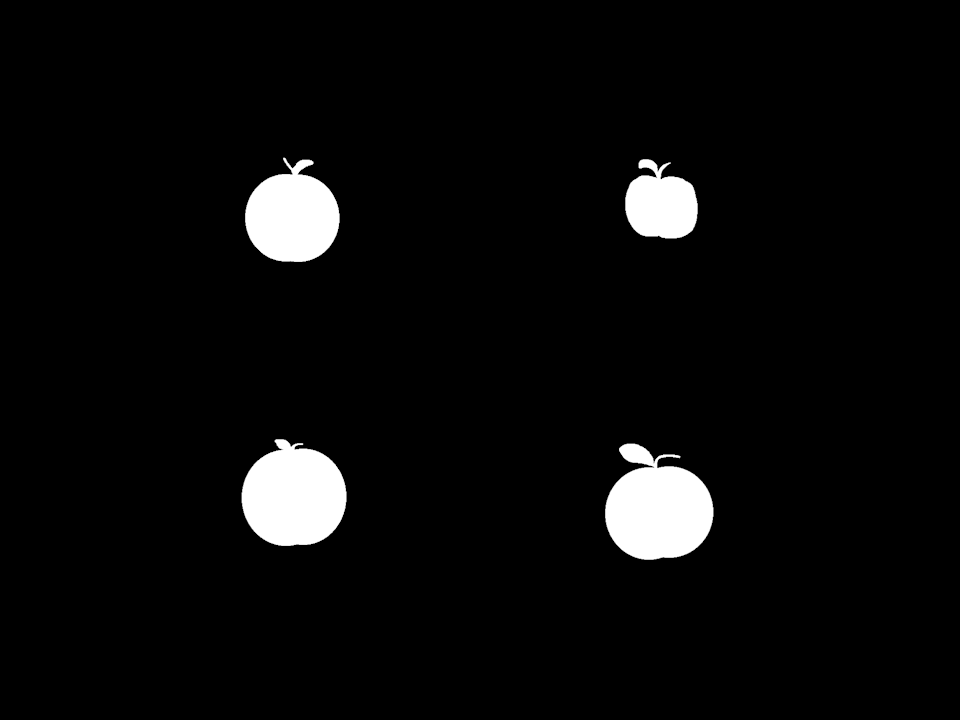
#> input picture Lista 4/data/mpeg7_2/Slide1.png, 960 x 720 px; its folder holds only this picture in this run
$ python l04_e03.py
#> lines starting #> are read from the running program, lines starting #| are printed output that depends on the picture; after the words box and inside, x2 and y2 are one past the last pixel; in counts of white or black regions, pixels touching at a corner belong together
# -*- coding: utf-8 -*-

import numpy as np
from scipy import spatial
import matplotlib.pylab as plt
from sklearn import datasets, metrics
from sklearn import svm, naive_bayes, neighbors, model_selection
from matplotlib.colors import ListedColormap
from scipy import ndimage as ndi
from skimage import data,img_as_float,filters,measure,color,morphology
import imageio
import os

diretorio=os.listdir('data/mpeg7_2/')
print(diretorio)
print("________")
im=[]
imdata=[]
imtarget=[]
i=0
tg=0
F=np.array([])
for imagem in diretorio:
    print(imagem)
    img=imageio.imread('data/mpeg7_2/'+imagem)
#> img is the input picture: shape (720, 960); min 0, max 255, mean 10.4
    img=img_as_float(img)
    im_mf = ndi.filters.median_filter(img, size=3)
    val1 = 0.9
    im_bw = im_mf <= val1
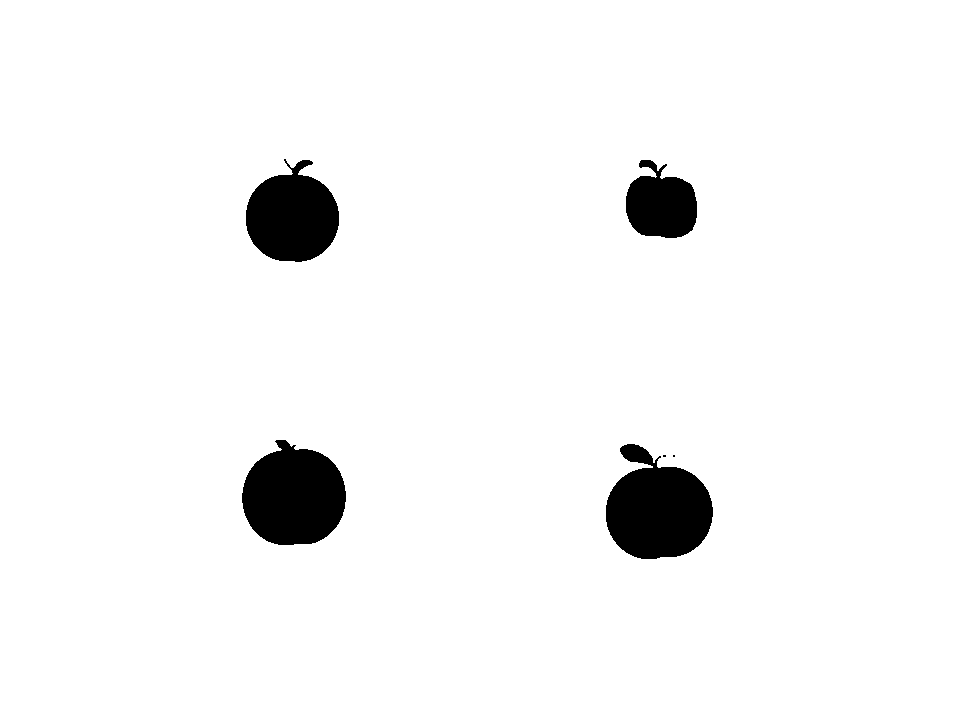
#> im_bw: shape (720, 960) bool; 96% white; 6 black regions (2 under 20 px), largest, box (x1, y1, x2, y2) and area: (606, 444, 713, 559) 8536, (242, 440, 346, 545) 8235, (246, 159, 339, 262) 6741, (626, 160, 697, 238) 3958
    se = np.ones([3,3])
    im_ml = morphology.binary_opening(im_bw, se)
#> im_ml: shape (720, 960) bool; 96% white; 5 black regions (1 under 20 px), largest, box (x1, y1, x2, y2) and area: (606, 444, 713, 559) 8554, (242, 440, 346, 545) 8239, (246, 159, 339, 262) 6744, (626, 160, 697, 238) 3968
    im_ml = morphology.binary_closing(im_ml, se)
#> im_ml: shape (720, 960) bool; 96% white; 4 black regions, box (x1, y1, x2, y2) and area: (606, 444, 713, 559) 8536, (242, 440, 346, 545) 8235, (246, 160, 339, 262) 6720, (626, 160, 697, 238) 3947
    im_ml = morphology.remove_small_objects(im_ml, 40)
    im_r = measure.label(im_ml, background=0)
#> im_r: shape (720, 960) int32; values 0 (black) and 1 (white), 96% white; 4 black regions
    F = np.array([])
    print (type(F), F.shape)
    props = measure.regionprops(im_r, img)
#> props = 1 regions; box (x1, y1, x2, y2) and area: (0, 0, 960, 720) 663762

    plt.figure()
    plt.imshow(img)
    plt.show()
    print("________")
    im.append(img)
    for imgmini in range(0,im_r.max()):
        F_i = np.array([props[imgmini].area,props[imgmini].eccentricity,props[imgmini].extent,props[imgmini].solidity])

        i=i+1;
        #F=np.array([props[0].area,props[0].eccentricity,props[0].extent,props[0].solidity])
        imdata.append(F_i)
        #imdata.append(np.array([props[0].area,props[0].eccentricity,props[0].extent,props[0].solidity]))
        print(F_i)
        imtarget.append(tg)
#> this loop made 1 pass
#> F_i on pass 1: [663762, 0.662, 0.96, 0.96]
#| [6.63762000e+05 6.62398964e-01 9.60303819e-01 9.60303819e-01]
#> after the loop, i = 1; imdata = [[663762, 0.662, 0.96, 0.96]]; imtarget = [0]
    tg=tg+1


print("\n\ndata")
print(imdata)
#| [array([6.63762000e+05, 6.62398964e-01, 9.60303819e-01, 9.60303819e-01])]
print("\n\ntarget")
print(imtarget)
#| [0]

#print(im)
#print(imagens)


x=imdata
#> x = [[663762, 0.662, 0.96, 0.96]]
y=imtarget
#> y = [0]
'''
x=x[:,[1,3]]
y[y==1]=0
y[y==3]=1
'''
'''
x_treino,x_teste,y_treino,y_teste=model_selection.train_test_split(x,y,test_size=0.25)
print("\n\n x_treino")
print(x_treino)
skf = model_selection.StratifiedKFold(n_splits=4, shuffle=True, random_state=42)
i = 0
for train_index, test_index in skf.split(x, y):
    print('Fold ' + str(i))
    print(train_index)
    x_treino, x_teste = x[train_index], x[test_index]
    y_treino, y_teste = y[train_index], y[test_index]

    print('Índices:')
    print('Treino: ' + str(train_index))
    print('Teste: ' + str(test_index))
    print('\nRótulos:')
    print('Treino: ' + str(y_treino))
    print('Teste: ' + str(y_teste))

    print(x_treino)
    #print(x_teste)
    i=i+1
    print()


'''
#> (the run stopped early here; a loop or call above may not have finished)

$ run again, on Lista 4/data/mpeg7_2/Slide3.png
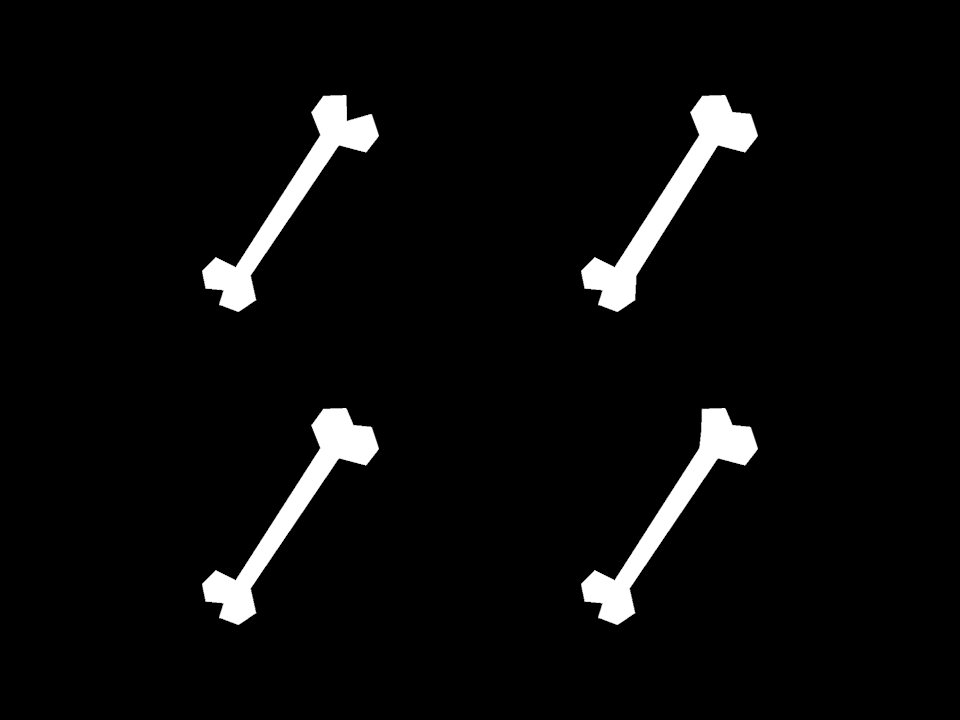
#> input picture Lista 4/data/mpeg7_2/Slide3.png, 960 x 720 px
#> img is the input picture: shape (720, 960); min 0, max 255, mean 10.8
#> `im_bw = im_mf <= val1`:
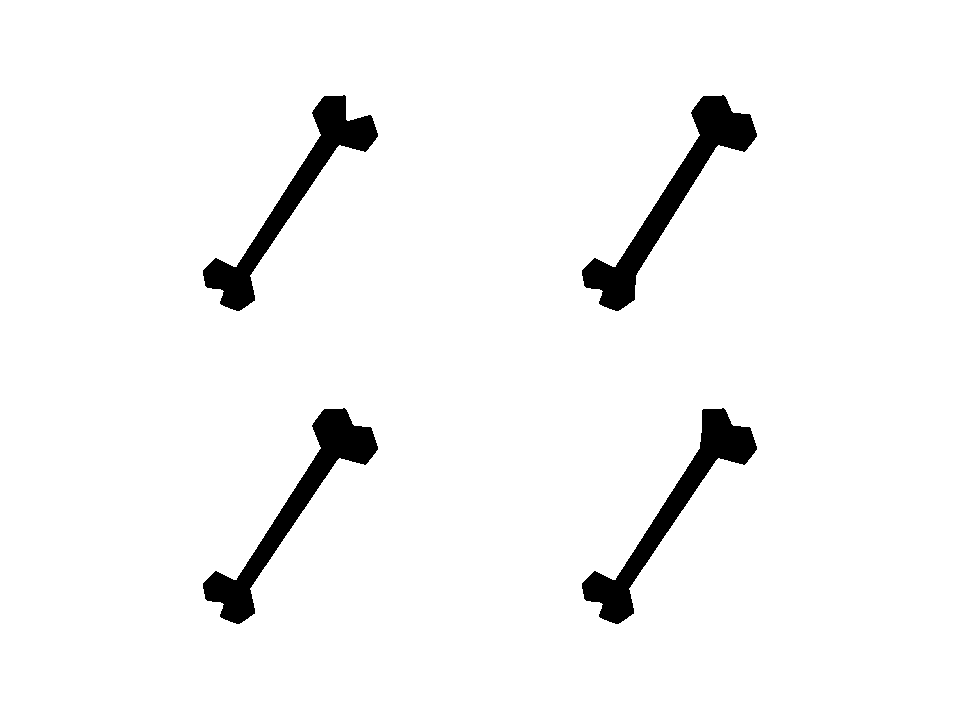
#> im_bw: shape (720, 960) bool; 96% white; 4 black regions, box (x1, y1, x2, y2) and area: (582, 95, 757, 311) 7480, (203, 408, 378, 624) 6959, (203, 95, 378, 311) 6774, (582, 408, 757, 624) 6744
#> im_r: shape (720, 960) int32; values 0 (black) and 1 (white), 96% white; 4 black regions
#> props = 1 regions; box (x1, y1, x2, y2) and area: (0, 0, 960, 720) 663249
#> the loop `for imgmini in range(0,im_r.max()):` made 1 pass
#> F_i on pass 1: [663249, 0.664, 0.96, 0.96]
#> (printed output is left out)
#> after the loop `for imgmini in range(0,im_r.max()):`: i = 1; imdata = [[663249, 0.664, 0.96, 0.96]]; imtarget = [0]
#| [array([6.63249000e+05, 6.64375051e-01, 9.59561632e-01, 9.59561632e-01])]
#| [0]
#> x = [[663249, 0.664, 0.96, 0.96]]
#> y = [0]
